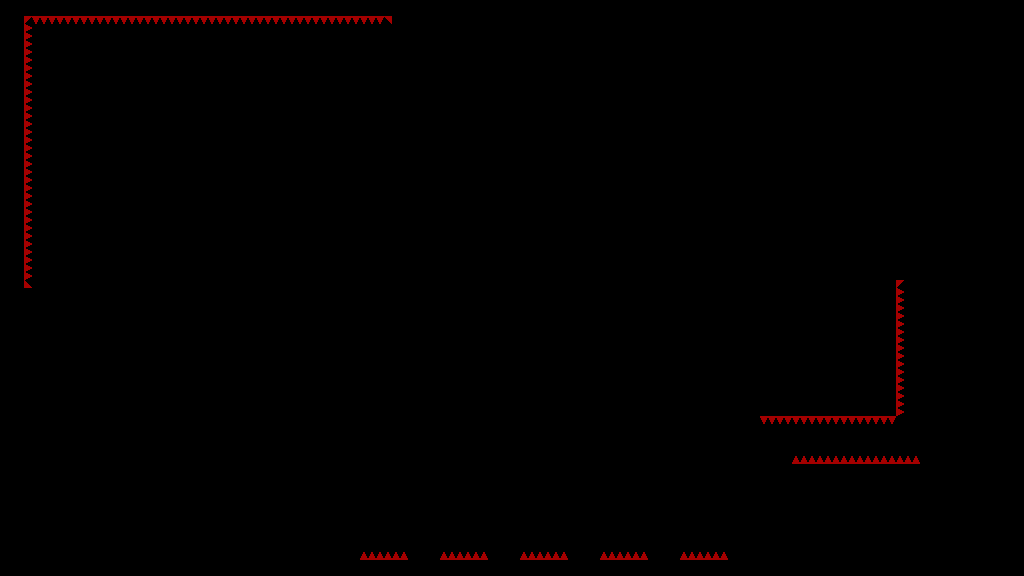

This game map was drawn from its Tiled (.tmx) file and the tilesets committed beside it. A one-line description and the trimmed map source follow:
An orthogonal 128x72 tile map with 8x8 px tiles, 1 tile layer (T_Spikes) and 50 objects.

<map version="1.4" tiledversion="1.4.3" orientation="orthogonal" renderorder="right-down" width="128" height="72" tilewidth="8" tileheight="8" infinite="0" nextlayerid="6" nextobjectid="286">
 <tileset firstgid="1" source="../../../Sprites/Tiles/DEV/flat/T_spr_nv_flat_0.tsx" />
 <layer id="1" name="T_Spikes" width="128" height="72">
  <data>[9216 cells, 159 non-empty, 2 distinct tile ids]</data>
 </layer>
 <objectgroup id="5" name="C_Spikes">
  <object id="279" x="24" y="16" width="368" height="8" />
  <object id="280" x="24" y="24" width="8" height="264" />
  <object id="281" x="360" y="552" width="368" height="8" />
  <object id="282" x="792" y="456" width="128" height="8" />
  <object id="283" x="760" y="416" width="136" height="6" />
  <object id="285" x="896" y="280" width="6" height="136" />
 </objectgroup>
 <objectgroup id="2" name="C_Solid">
  <object id="225" x="0" y="0" width="24" height="576" />
  <object id="226" x="1000" y="0" width="24" height="576" />
  <object id="227" x="32" y="560" width="968" height="16" />
  <object id="229" x="24" y="0" width="976" height="16" />
  <object id="231" x="248" y="120" width="24" height="88" />
  <object id="232" x="248" y="208" width="144" height="72" />
  <object id="233" x="32" y="288">
   <polygon points="0,0 256,256 0,256" />
  </object>
  <object id="234" x="88" y="280" width="304" height="8" />
  <object id="242" x="272" y="120">
   <polygon points="0,0 88,88 0,88" />
  </object>
  <object id="243" x="88" y="280">
   <polygon points="0,0 160,-160 160,0" />
  </object>
  <object id="244" x="328" y="488" width="32" height="72" />
  <object id="245" x="392" y="24" width="16" height="264" />
  <object id="246" x="24" y="288" width="8" height="288" />
  <object id="247" x="392" y="16" width="608" height="8" />
  <object id="248" x="328" y="288" width="80" height="48" />
  <object id="249" x="328" y="336">
   <polygon points="0,0 -48,-48 0,-48" />
  </object>
  <object id="250" x="408" y="24" width="272" height="80" />
  <object id="251" x="440" y="152" width="208" height="184" />
  <object id="252" x="456" y="136" width="176" height="16" />
  <object id="253" x="408" y="136">
   <polygon points="0,0 32,-32 0,-32" />
  </object>
  <object id="254" x="440" y="152">
   <polygon points="0,0 16,-16 16,0" />
  </object>
  <object id="255" x="408" y="480" width="32" height="80" />
  <object id="256" x="488" y="472" width="32" height="88" />
  <object id="257" x="568" y="464" width="32" height="96" />
  <object id="258" x="632" y="136">
   <polygon points="0,0 16,16 0,16" />
  </object>
  <object id="259" x="648" y="104">
   <polygon points="0,0 32,0 32,32" />
  </object>
  <object id="260" x="680" y="24" width="80" height="312" />
  <object id="261" x="648" y="456" width="32" height="104" />
  <object id="262" x="728" y="448" width="64" height="112" />
  <object id="263" x="760" y="24" width="136" height="392" />
  <object id="264" x="680" y="336">
   <polygon points="0,0 80,0 80,80" />
  </object>
  <object id="267" x="920" y="448">
   <polygon points="0,0 24,-24 24,0" />
  </object>
  <object id="268" x="920" y="448" width="80" height="112" />
  <object id="269" x="944" y="336" width="56" height="112" />
  <object id="270" x="896" y="24" width="104" height="256" />
  <object id="271" x="32" y="544" width="296" height="16" />
  <object id="284" x="792" y="464" width="128" height="96" />
 </objectgroup>
 <objectgroup id="3" name="C_Balls">
  <object id="272" x="340" y="468" width="8" height="8" />
 </objectgroup>
 <objectgroup id="4" name="C_Orbs">
  <object id="273" x="480" y="116" width="8" height="8" />
  <object id="274" x="504" y="116" width="8" height="8" />
  <object id="275" x="528" y="116" width="8" height="8" />
  <object id="276" x="552" y="116" width="8" height="8" />
  <object id="277" x="576" y="116" width="8" height="8" />
  <object id="278" x="600" y="116" width="8" height="8" />
 </objectgroup>
</map>
